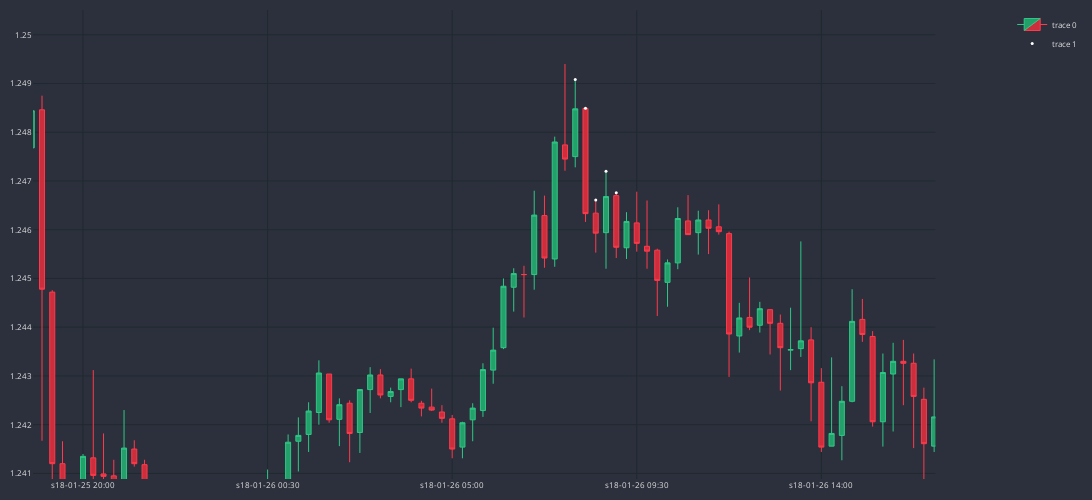

Notebook source saved alongside this figure:
### Code cell
candle = df_h1[df_h1.time == parser.parse('2018-01-26T08:00:00Z')]
show_candle_on_diff_tf(candle, CandleTimeFrame.H1, 'EUR_USD')

### Figure 1 — Plotly figure (JSON) as saved in the notebook; plotly's stock layout.template omitted (floating-point values rounded to 4 significant figures; data arrays with more than 128 entries replaced by an {"elided": "..."} marker saying what was removed)
{"data": [{"close": {"elided": "176 float values"}, "decreasing": {"fillcolor": "#CC2E3C", "line": {"color": "#FF3A4C"}}, "high": {"elided": "176 float values"}, "increasing": {"fillcolor": "#24A06B", "line": {"color": "#2EC886"}}, "line": {"width": 1}, "low": {"elided": "176 float values"}, "opacity": 1, "open": {"elided": "176 float values"}, "type": "candlestick", "x": {"elided": "176 str values"}}, {"marker": {"color": "#FFFFFF", "size": 3}, "mode": "markers", "type": "scatter", "x": ["s18-01-26 08:00", "s18-01-26 08:15", "s18-01-26 08:30", "s18-01-26 08:45", "s18-01-26 09:00"], "y": [1.249, 1.248, 1.247, 1.247, 1.247]}], "layout": {"dragmode": "pan", "font": {"color": "#e1e1e1", "size": 8}, "height": 500, "margin": {"b": 10, "l": 10, "r": 10, "t": 10}, "paper_bgcolor": "#2c303c", "plot_bgcolor": "#2c303c", "width": 1100, "xaxis": {"anchor": "y", "autorange": false, "domain": [0, 0.94], "gridcolor": "#1f292f", "nticks": 5, "range": [67.12, 155.1], "rangeslider": {"visible": false, "yaxis": {}}, "type": "category"}, "yaxis": {"anchor": "x", "autorange": false, "domain": [0, 1], "gridcolor": "#1f292f", "range": [1.241, 1.251], "type": "linear"}, "yaxis2": {"anchor": "x", "gridcolor": "#1f292f", "overlaying": "y", "side": "right"}}}
